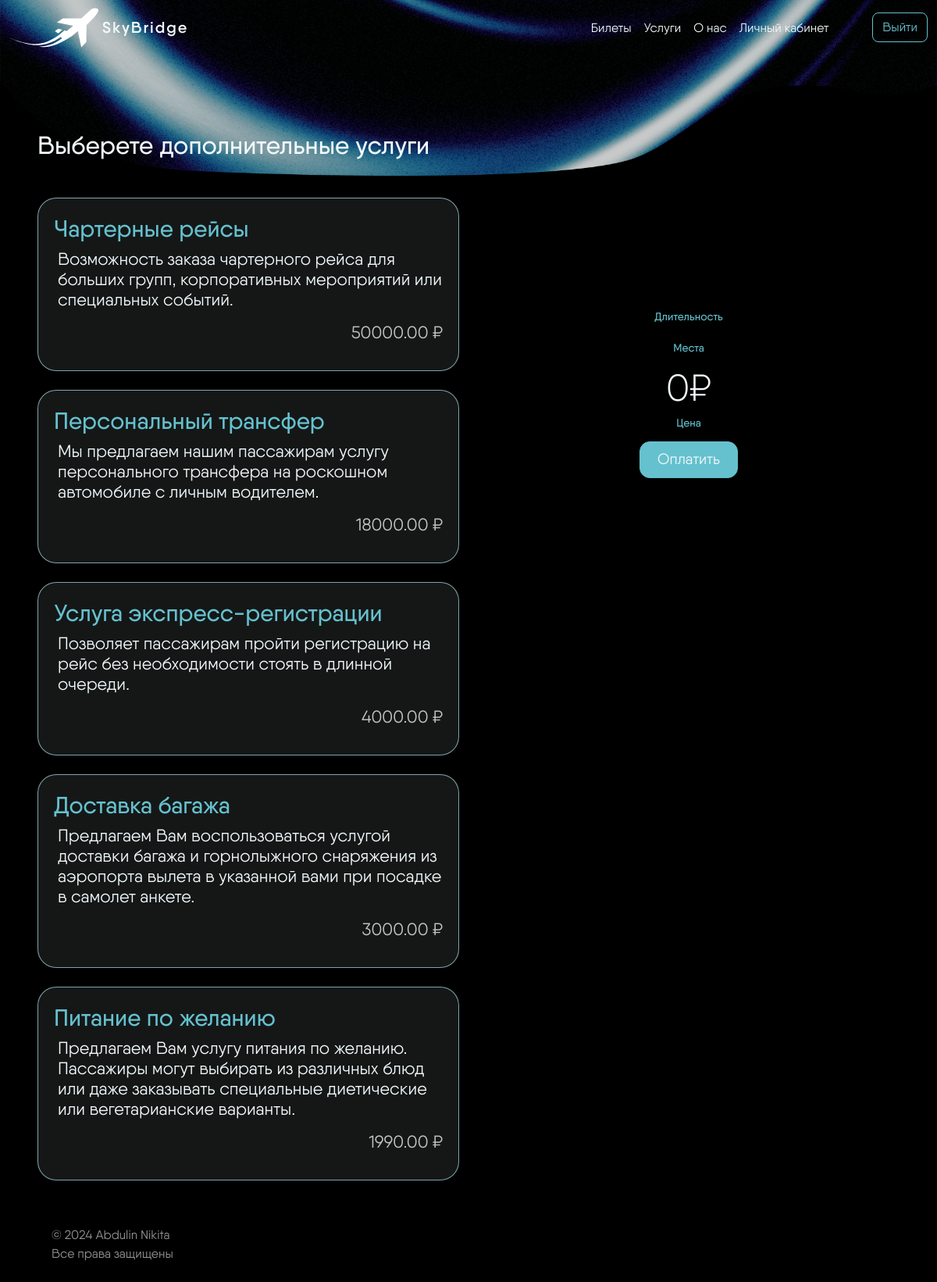
/payment.php (signed in), run on the app's committed database.
### tables this page shows
CREATE TABLE `services` (
  `id` int(11) NOT NULL,
  `name` varchar(255) NOT NULL,
  `description` text DEFAULT NULL,
  `price` decimal(10,2) NOT NULL
);

### payment.php (the view, shortened to what this page needs)
<?php
include ('includes/session.php');
$services_query = "SELECT name, description, price FROM services";
$services_stmt = $conn->query($services_query);
$services = $services_stmt->fetchAll(PDO::FETCH_ASSOC);
$flight_id = $_GET['flight_id'] ?? '';
$from = $_GET['from'] ?? '';
$to = $_GET['to'] ?? '';
$date = $_GET['date'] ?? '';
$base_price = $_GET['base_price'] ?? 0;
$total_price = $_GET['total_price'] ?? $base_price;
$seats = is_array($seats) ? $seats : [];
?>
<!doctype html>
<html lang="ru">
<head>
  <link href="https://cdn.jsdelivr.net/npm/bootstrap@5.3.3/dist/css/bootstrap.min.css" rel="stylesheet"
 />
  <link rel="stylesheet" href="assets/fonts/stylesheet.css" />
  <link rel="stylesheet" href="assets/style/main.css" />
  <link rel="stylesheet" href="https://cdn.jsdelivr.net/npm/@docsearch/css@3" />
  <link rel="stylesheet" href="https://unpkg.com/aos@next/dist/aos.css" />
  <link rel="stylesheet" href="assets/style/settings.css" />
  <link rel="stylesheet" href="assets/style/purchase.css" />
</head>
<body>
  <?php include 'includes/header.php'; ?>
  <section class="payment container-xxl">
    <div class="payment-bg m-4 row d-flex flex-column flex-lg-row mt-5">
      <h2 class="text-center text-lg-start mb-4 mt-sm-5 mb-sm-5">Выберете дополнительные услуги</h2>
      <div class="payment-service col d-flex flex-column gap-4">
        <?php foreach ($services as $index => $service): ?>
          <a class="text-decoration-none" onclick="toggleService(this.querySelector('.payment-item'))">
            <div class="payment-item" data-price="<?php echo htmlspecialchars($service['price']); ?>"
              data-aos="fade-right" data-aos-anchor="#example-anchor"
              data-aos-offset="<?php echo 400 + ($index * 100); ?>"
              data-aos-duration="<?php echo 400 + ($index * 100); ?>">
              <h3><?php echo htmlspecialchars($service['name']); ?></h3>
              <p><?php echo htmlspecialchars($service['description']); ?></p>
              <p class="d-flex justify-content-end" style="color: rgba(255, 255, 255, 0.745);"><?php echo htmlspecialchars($service['price']); ?> ₽</p>
            </div>
          </a>
        <?php endforeach; ?>
      </div>
      <div class="place-info payment-place text-center col d-flex flex-column align-items-center">
        <div class="place-name d-flex gap-5">
        </div>
        <div class="place-other d-flex flex-column align-items-center">
          <div>
            <p>Длительность</p>
          </div>
          <div>
            <p>Места</p>
          </div>
          <div>
            <h3 id="total-price" data-initial-price="<?php echo htmlspecialchars($total_price); ?>">
              <?php echo htmlspecialchars($total_price); ?>₽
            </h3>
            <p>Цена</p>
          </div>
          <?php
          $total_price_with_services = $total_price;
          ?>
          <?php
          $seats = is_array($seats) ? $seats : [];
          ?>
          <a id="payment-button"
            href="purchase.php?flight_id=<?php echo $flight_id; ?>&from=<?php echo $from; ?>&to=<?php echo $to; ?>&date=<?php echo $date; ?>&base_price=<?php echo $base_price; ?>&total_price=<?php echo $total_price_with_services; ?>&seats=<?php echo urlencode(implode(',', $seats)); ?>">
            <button type="button" class="btn btn-main">Оплатить</button>
          </a>
        </div>
      </div>
    </div>
  </section>
  <footer class="container">
    <a href="#">
      <p class="m-4">© 2024 Abdulin Nikita <br>
        Все права защищены</p>
    </a>
  </footer>
</body>
</html>

### assets/style/main.css (style rules this page uses)
* { margin: 0; padding: 0; scroll-behavior: smooth; text-decoration: none; box-sizing: border-box; }
:root { --blue: rgb(101, 193, 206); --white: rgb(241, 249, 251); --section: 112px 0 0 0; }
body { font-family: 'Qanelas'; background: black; }
a { color: rgb(101, 193, 206); }
.btn-main { background: var(--blue); border-radius: 13px; font-size: 1.2em; padding: 8px 22px; color: var(--white); text-decoration: none; }
.btn { --bs-btn-border-color: var(--blue); }
footer { padding: 10px 0 0 0; }
footer a { color: #ffffff94; text-decoration: none; }

### assets/style/purchase.css (style rules this page uses)
* { margin: 0; padding: 0; scroll-behavior: smooth; text-decoration: none; box-sizing: border-box; }
:root { --blue: rgb(101, 193, 206); --white: rgb(241, 249, 251); --section: 112px 0 0 0; --bs-form-switch-bg: url('../image/switch.svg'); }
body { font-family: 'Qanelas'; background: black; }
.place-info { margin-top: 300px; }
.place-other h3 { font-size: 48px; font-weight: 300; line-height: 56px; color: var(--white); }
.place-other p { font-size: 14px; font-weight: 500; line-height: 16px; color: var(--blue); }
.payment h2 { font-size: 32px; font-weight: 500; line-height: 38px; color: var(--white); }
.payment-item { padding: 20px; border-radius: 24px; background: rgba(229, 250, 253, 0.089); backdrop-filter: blur(20px); border: 1px solid rgba(187, 240, 247, 0.65); cursor: pointer; }
.payment-item h3 { font-size: 30px; font-weight: 500; line-height: 36px; color: var(--blue); }
.payment-item p { font-size: 22px; font-weight: 400; line-height: 26px; color: var(--white); margin-left: 5px; }
.payment-place { margin-top: 220px; }
.text-decoration-none { text-decoration: none; position: relative; }
@media (max-width: 1920px) { .payment-place { margin-top: 120px; } }

### data on the page
services: name "Чартерные рейсы", description "Возможность заказа чартерного рейса для больших групп, корпоративных мероприятий или специальных событий.", price "50000.00"
services: name "Персональный трансфер", description "Мы предлагаем нашим пассажирам услугу персонального трансфера на роскошном автомобиле с личным водителем.", price "18000.00"
services: name "Услуга экспресс-регистрации", description "Позволяет пассажирам пройти регистрацию на рейс без необходимости стоять в длинной очереди.", price "4000.00"
services: name "Доставка багажа", description "Предлагаем Вам воспользоваться услугой доставки багажа и горнолыжного снаряжения из аэропорта вылета в указанной вами при посадке в самолет анкете.", price "3000.00"
services: name "Питание по желанию", description "Предлагаем Вам услугу питания по желанию. Пассажиры могут выбирать из различных блюд или даже заказывать специальные диетические или вегетарианские варианты.", price "1990.00"

### other printed values
$total_price "0"
